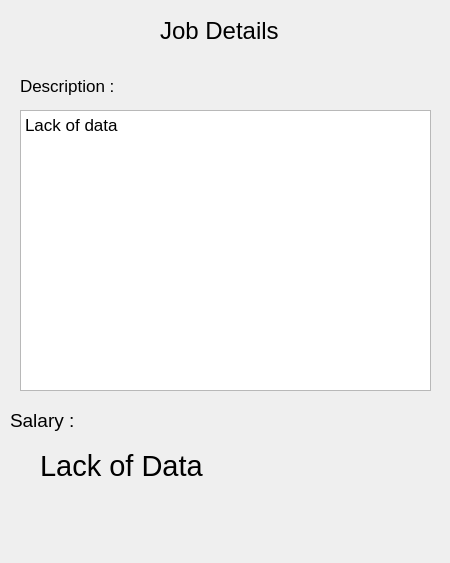
<?xml version="1.0" encoding="UTF-8"?>
<ui version="4.0">
 <class>Form</class>
 <widget class="QWidget" name="Form">
  <property name="geometry">
   <rect>
    <x>0</x>
    <y>0</y>
    <width>450</width>
    <height>563</height>
   </rect>
  </property>
  <property name="windowTitle">
   <string>Form</string>
  </property>
  <widget class="QLabel" name="w1title">
   <property name="geometry">
    <rect>
     <x>160</x>
     <y>10</y>
     <width>141</width>
     <height>41</height>
    </rect>
   </property>
   <property name="font">
    <font>
     <pointsize>18</pointsize>
    </font>
   </property>
   <property name="text">
    <string>Job Details</string>
   </property>
  </widget>
  <widget class="QLabel" name="w1des">
   <property name="geometry">
    <rect>
     <x>20</x>
     <y>70</y>
     <width>131</width>
     <height>31</height>
    </rect>
   </property>
   <property name="font">
    <font>
     <pointsize>13</pointsize>
    </font>
   </property>
   <property name="text">
    <string>Description :</string>
   </property>
  </widget>
  <widget class="QLabel" name="w1salary">
   <property name="geometry">
    <rect>
     <x>10</x>
     <y>410</y>
     <width>81</width>
     <height>21</height>
    </rect>
   </property>
   <property name="font">
    <font>
     <pointsize>14</pointsize>
    </font>
   </property>
   <property name="text">
    <string>Salary :</string>
   </property>
  </widget>
  <widget class="QLabel" name="w1predictedsal">
   <property name="geometry">
    <rect>
     <x>40</x>
     <y>440</y>
     <width>401</width>
     <height>51</height>
    </rect>
   </property>
   <property name="font">
    <font>
     <pointsize>22</pointsize>
    </font>
   </property>
   <property name="text">
    <string>Lack of Data</string>
   </property>
  </widget>
  <widget class="QTextEdit" name="w1text">
   <property name="geometry">
    <rect>
     <x>20</x>
     <y>110</y>
     <width>411</width>
     <height>281</height>
    </rect>
   </property>
   <property name="font">
    <font>
     <pointsize>13</pointsize>
    </font>
   </property>
   <property name="html">
    <string>&lt;!DOCTYPE HTML PUBLIC &quot;-//W3C//DTD HTML 4.0//EN&quot; &quot;http://www.w3.org/TR/REC-html40/strict.dtd&quot;&gt;
&lt;html&gt;&lt;head&gt;&lt;meta name=&quot;qrichtext&quot; content=&quot;1&quot; /&gt;&lt;style type=&quot;text/css&quot;&gt;
p, li { white-space: pre-wrap; }
&lt;/style&gt;&lt;/head&gt;&lt;body style=&quot; font-family:'Fira Sans Semi-Light'; font-size:13pt; font-weight:400; font-style:normal;&quot;&gt;
&lt;p style=&quot; margin-top:0px; margin-bottom:0px; margin-left:0px; margin-right:0px; -qt-block-indent:0; text-indent:0px;&quot;&gt;Lack of data&lt;/p&gt;&lt;/body&gt;&lt;/html&gt;</string>
   </property>
  </widget>
 </widget>
 <resources/>
 <connections/>
</ui>
